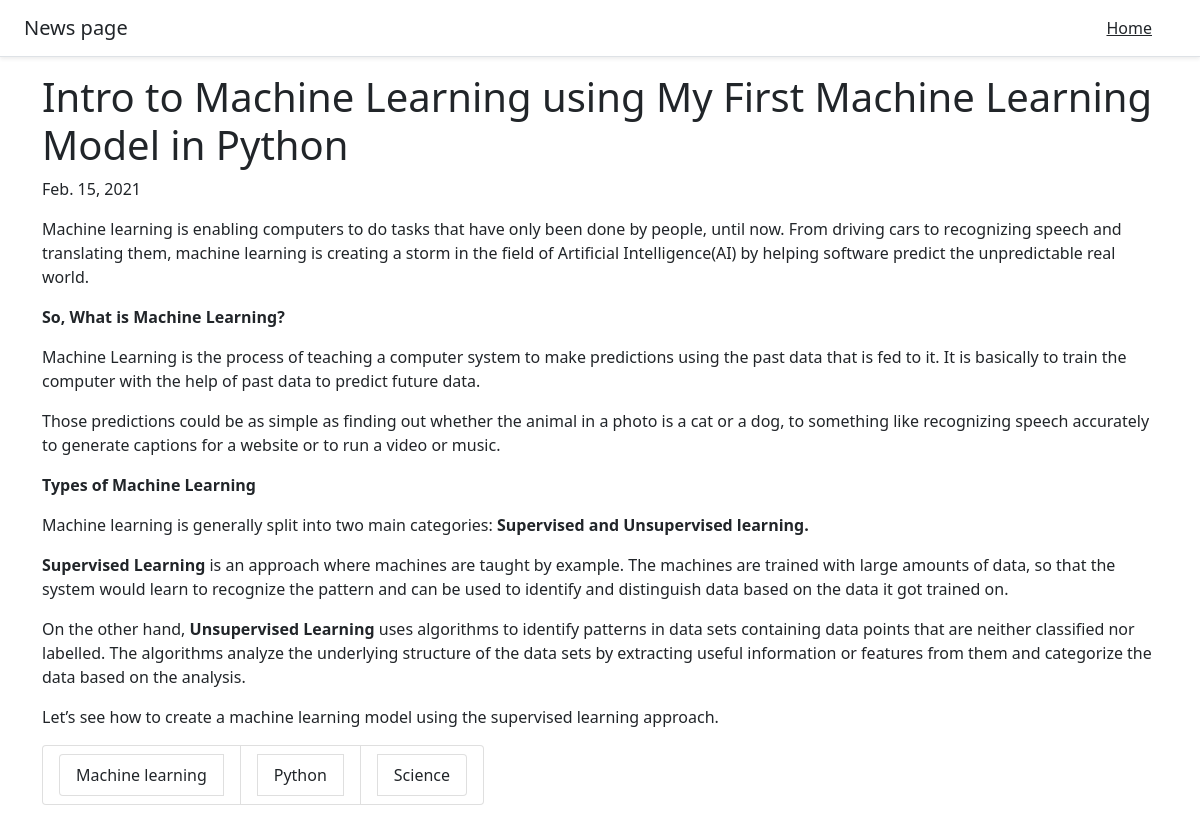
/6/, run on the app's committed database.
### news/models.py (models this page shows, shortened)
class News(models.Model):
    pub_date = models.DateField(default=datetime.now, blank=True)
    title = models.CharField(max_length=120, verbose_name="News title", db_index=True)
    text = HTMLField()
    categories = models.ForeignKey(Categories,
                                   on_delete=models.CASCADE,
                                   verbose_name="News categories")
    sub_categories = models.ManyToManyField(Categories,
                                            verbose_name="List for sub categories",
                                            related_name='provider')
    class Meta:
        verbose_name_plural = "News"

class Categories(models.Model):
    name = models.CharField(max_length=30, db_index=True)
    class Meta:
        verbose_name_plural = "Categories"
    def __str__(self):
        return self.name

### news/views.py (the view)
# urls.py: path('<int:news_id>/', views.detail_page)
def detail_page(request, news_id):
    news = News.objects.get(pk=news_id)
    categories = news.sub_categories.all()
    return render(request, 'news/details.html', {
        'news': news,
        'categories': categories
    })

### news/templates/news/details.html (shortened to what this page needs)
<!doctype html>
<html lang="en">
<head>
    <link href="https://cdn.jsdelivr.net/npm/bootstrap@5.0.0-beta2/dist/css/bootstrap.min.css" rel="stylesheet"
>
</head>
<body>
<header class="d-flex flex-column flex-md-row align-items-center p-3 px-md-4 mb-3 bg-body border-bottom shadow-sm">
    <p class="h5 my-0 me-md-auto fw-normal">News page</p>
    <nav class="my-2 my-md-0 me-md-3">
        <a class="p-2 text-dark" href="/">Home</a>
    </nav>
</header>
<div class="container">
    <h1>{{news.title}}</h1>
    <span>{{ news.pub_date }}</span>
    <p>{{news.text | safe }}</p>
    <ul class="list-group list-group-horizontal-md mb-3">
        <li class="list-group-item">
            <a href="/categories/{{ news.categories }}/"
               class="list-group-item list-group-item-action">
                {{ news.categories }}
            </a>
        </li>
        {% for sub_categories in categories %}
        <li class="list-group-item">
            <a href="/categories/{{ sub_categories.name }}/"
               class="list-group-item list-group-item-action">
                {{ sub_categories.name }}
            </a>
        </li>
        {% endfor %}
    </ul>
</div>
</body>
</html>

### data on the page
News: title "Intro to Machine Learning using My First Machine Learning Model in Python", pub_date "Feb. 15, 2021", text "Machine learning is enabling computers to do tasks that have only been done by people, until now. From driving cars to recognizing speech and translating them, machine learning is creating a storm in the field of Artificial Intelligence(AI) by helping software predict the unpredictable real world. So, What is Machine Learning? Machine Learning is the process of teaching a computer system to make predictions using the past data that is fed to it. It is basically to train the computer with the help of past data to predict future data. Those predictions could be as simple as finding out whether the animal in a photo is a cat or a dog, to something like recognizing speech accurately to generate…", categories "Machine learning"
Categories: name "Python"
Categories: name "Science"
